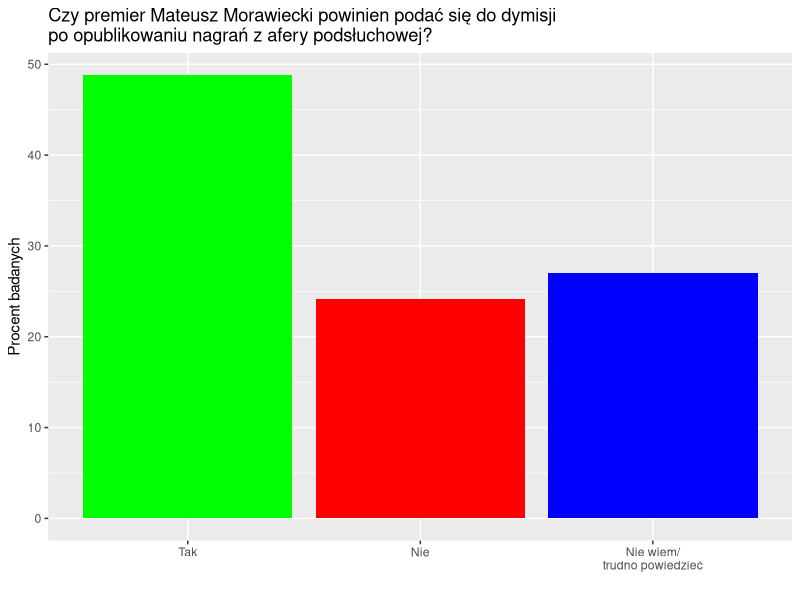

The R source for this figure:
## ---- chunk 1
library(ggplot2)

x <- data.frame(
  group = factor(x=c(1,2,3), labels=c("Tak", "Nie", "Nie wiem/\ntrudno powiedzieć"), ordered=TRUE),
  value = c(48.8, 24.2, 27.0))

plot <- ggplot(x, aes(x = group, y = value, fill = group)) + geom_bar(stat = "identity") +
  labs(y = "Procent badanych", fill = "Odpowiedź", x = "", title = "Czy premier Mateusz Morawiecki powinien podać się do dymisji \npo opublikowaniu nagrań z afery podsłuchowej?") + guides(fill=FALSE) + scale_fill_manual(breaks = c("Tak", "Nie", "Nie wiem/\ntrudno powiedzieć"), 
                       values=c("green", "red", "blue"))
  
plot
